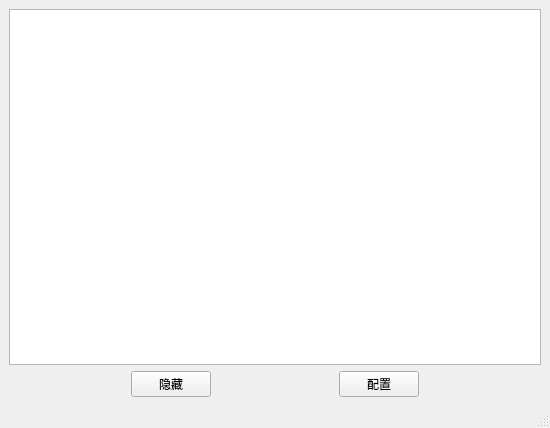
<?xml version="1.0" encoding="UTF-8"?>
<ui version="4.0">
 <class>MainWindow</class>
 <widget class="QMainWindow" name="MainWindow">
  <property name="geometry">
   <rect>
    <x>0</x>
    <y>0</y>
    <width>550</width>
    <height>428</height>
   </rect>
  </property>
  <property name="windowTitle">
   <string>MainWindow</string>
  </property>
  <widget class="QWidget" name="centralwidget">
   <layout class="QVBoxLayout" name="verticalLayout">
    <item>
     <widget class="QListWidget" name="listWidget"/>
    </item>
    <item>
     <layout class="QHBoxLayout" name="horizontalLayout">
      <item>
       <spacer name="horizontalSpacer_2">
        <property name="orientation">
         <enum>Qt::Horizontal</enum>
        </property>
        <property name="sizeHint" stdset="0">
         <size>
          <width>40</width>
          <height>20</height>
         </size>
        </property>
       </spacer>
      </item>
      <item>
       <widget class="QPushButton" name="btnHide">
        <property name="text">
         <string>隐藏</string>
        </property>
       </widget>
      </item>
      <item>
       <spacer name="horizontalSpacer">
        <property name="orientation">
         <enum>Qt::Horizontal</enum>
        </property>
        <property name="sizeHint" stdset="0">
         <size>
          <width>40</width>
          <height>20</height>
         </size>
        </property>
       </spacer>
      </item>
      <item>
       <widget class="QPushButton" name="btnConfig">
        <property name="text">
         <string>配置</string>
        </property>
       </widget>
      </item>
      <item>
       <spacer name="horizontalSpacer_3">
        <property name="orientation">
         <enum>Qt::Horizontal</enum>
        </property>
        <property name="sizeHint" stdset="0">
         <size>
          <width>40</width>
          <height>20</height>
         </size>
        </property>
       </spacer>
      </item>
     </layout>
    </item>
   </layout>
  </widget>
  <widget class="QMenuBar" name="menubar">
   <property name="geometry">
    <rect>
     <x>0</x>
     <y>0</y>
     <width>550</width>
     <height>23</height>
    </rect>
   </property>
  </widget>
  <widget class="QStatusBar" name="statusbar"/>
 </widget>
 <resources/>
 <connections/>
</ui>
